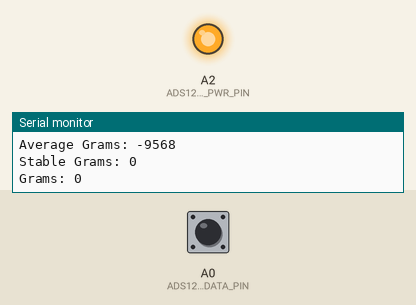
Bench run of a sketch on a simulated Arduino Uno, built with avr-gcc and run on an emulated ATmega328P. Shown: output pins drawn as LEDs (lit = HIGH), the last lines printed to the serial monitor. The inputs (shaded band) are chosen by the test bench; at power-on: A0 (ADS1231_DATA_PIN) HIGH.

Above: at 3.2 s.
At 8.8 s:
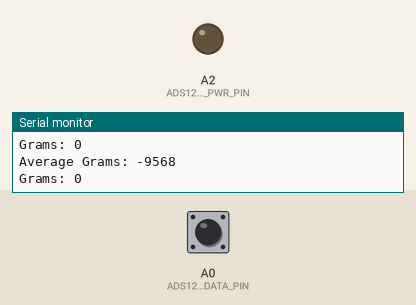
Timing chart, 0 to 14.6 s (numbered marks = the images above):
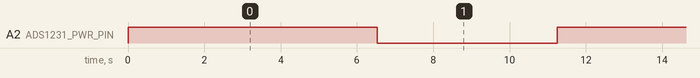

Measured:
- by itself, A2 (ADS1231_PWR_PIN): alternates HIGH for 6.5 s and LOW for 4.7 s

The sketch:

ADS1231_Loadcell.ino
```cpp
#include "ads1231.h"


void setup()
{
	Serial.begin(115200);
	while(!Serial);        // Ensure Serial is ready to go before anything happens in LOOM_DEBUG mode.
	Serial.println("Initialized Serial!\n");

	ads1231_init();

	Serial.println("Finished ADS1231 Init");


}


long raw_val;
int  grams;
int  stable_grams;
int  grams_no_block;
int  average_grams;

void loop()
{
	ads1231_powerup();

	for (int i= 0; i < 3; i++) {
		// ads1231_get_value(raw_val);
		// Serial.print("Raw Val: ");
		// Serial.println(raw_val);

		ads1231_get_grams(grams);
		Serial.print("Grams: ");
		Serial.println(grams);

		ads1231_get_average_grams(average_grams);
		Serial.print("Average Grams: ");
		Serial.println(average_grams);

		ads1231_get_stable_grams(stable_grams);
		Serial.print("Stable Grams: ");
		Serial.println(stable_grams);

		Serial.println();
		Serial.println();

		delay(500);
	}

	ads1231_powerdown();

	for (int i =0; i < 2; i++) {
		// ads1231_get_value(raw_val);
		// Serial.print("Raw Val: ");
		// Serial.println(raw_val);

		ads1231_get_grams(grams);
		Serial.print("Grams: ");
		Serial.println(grams);

		ads1231_get_average_grams(average_grams);
		Serial.print("Average Grams: ");
		Serial.println(average_grams);

		// ads1231_get_stable_grams(stable_grams);
		// Serial.print("Stable Grams: ");
		// Serial.println(stable_grams);

		Serial.println();
		Serial.println();

		delay(500);
	}

	delay(1000);
}
```

ads1231.cpp
```cpp
#include "ads1231.h"

unsigned long ads1231_last_millis = 0;
int ads1231_offset = ADS1231_OFFSET;


/*
 * Initialize the interface pins
 */
void ads1231_init(void)
{

	pinMode(ADS1231_PWR_PIN, OUTPUT);
	pinMode(ADS1231_CLK_PIN, OUTPUT);		// We send the clock
	// pinMode(ADS1231_DATA_PIN, INPUT);		// (32u4) ADS1231 sends the data
	pinMode(ADS1231_DATA_PIN, INPUT_PULLUP);		// (M0) ADS1231 sends the data

	digitalWrite(ADS1231_PWR_PIN, HIGH);	// Turn on
	digitalWrite(ADS1231_DATA_PIN, HIGH); 	// Enable pullup to get a consistent state in case of disconnect
	digitalWrite(ADS1231_CLK_PIN, 0);		// Set CLK low to get the ADS1231 out of suspend
}


void ads1231_powerup()
{
	Serial.println("Power Up ADS1231 ========================\n");
	digitalWrite(ADS1231_PWR_PIN, HIGH);	// Turn on
	delay(500);
}

void ads1231_powerdown()
{
	Serial.println("Power Down ADS1231 ========================\n");
	digitalWrite(ADS1231_PWR_PIN, LOW);	// Turn on
}


/*
 * Get the raw ADC value. Can block up to 100ms in normal operation.
 * Returns 0 on success, an error code otherwise (see ads1231.h)
 */
errv_t ads1231_get_value(long& val)
{
	int i=0;
	unsigned long start;

	/* A high to low transition on the data pin means that the ADS1231
	 * has finished a measurement (see datasheet page 13).
	 * This can take up to 100ms (the ADS1231 runs at 10 samples per
	 * second!).
	 * Note that just testing for the state of the pin is unsafe.
	 */
	start = millis();
	while (digitalRead(ADS1231_DATA_PIN) != HIGH)
	{
		if (millis() > start+150)
			return ADS1231_TIMEOUT_HIGH; // Timeout waiting for HIGH
	}
	start = millis();
	while (digitalRead(ADS1231_DATA_PIN) != LOW)
	{
		if (millis() > start+150)
			return ADS1231_TIMEOUT_LOW; // Timeout waiting for LOW
	}
	ads1231_last_millis = millis();

	// Read 24 bits
	for (i=23 ; i >= 0; i--) {
		digitalWrite(ADS1231_CLK_PIN, HIGH);
		val = (val << 1) + digitalRead(ADS1231_DATA_PIN);
		digitalWrite(ADS1231_CLK_PIN, LOW);
	}

	/* Bit 23 is acutally the sign bit. Shift by 8 to get it to the
	 * right position (31), divide by 256 to restore the correct value.
	 */
	val = (val << 8) / 256;

	/* The data pin now is high or low depending on the last bit that
	 * was read.
	 * To get it to the default state (high) we toggle the clock one
	 * more time (see datasheet page 14 figure 19).
	 */
	digitalWrite(ADS1231_CLK_PIN, HIGH);
	digitalWrite(ADS1231_CLK_PIN, LOW);

	return 0; // Success
}


/*
 * Get the weight in grams. Can block up to 100ms in normal
 * operation because the ADS1231 makes only 10 measurements per second.
 * Returns 0 on sucess, an error code otherwise (see errors.h)
 */
errv_t ads1231_get_grams(int& grams)
{
	int ret;
	long raw;
	grams = 0; // On error, grams should always be zero

	ret = ads1231_get_value(raw);

	if (ret != 0) return ret; // Scale error

	grams = raw/ADS1231_DIVISOR + ads1231_offset;

	return 0; // Success
}


/*
 * Get the weight in grams but measure often until the same weight is measured
 * for 3 three times.
 * Can block for longer if the weight on scale is not stable. Something similar
 * is implemented in Bottle::turn_to() (see parameter 'stable_weight') in order
 * to get a stable weight without blocking the movement of the bottle.
 *
 * Returns 0 on sucess, an error code otherwise (see errors.h)
 */
// errv_t ads1231_get_stable_grams(int& grams) {
// 	grams = 0; // needs to be 0 on error
// 	int i = 0;
// 	unsigned long start = millis();
// 	int weight_last, weight;
// 	RETURN_IFN_0(ads1231_get_grams(weight));
// 	while (i < 2) {
// 		delay(100); // TODO make this a constant in config.h
// 		weight_last = weight;
// 		RETURN_IFN_0(ads1231_get_grams(weight));
// 		// TODO maybe this would be more correct...? do we have abs?
// 		//if (abs((weight_last - weight) < WEIGHT_EPSILON)
// 		if (weight_last == weight) {
// 			// weight stable
// 			i++;
// 		} else {
// 			// weight not stable
// 			i = 0;
// 		}
// 		DEBUG_START();
// 		DEBUG_MSG("Not stable: ");
// 		DEBUG_VAL(weight);
// 		DEBUG_VAL(weight_last);
// 		DEBUG_END();

// 		if (millis() - start > ADS1231_STABLE_MILLIS) {
// 			return ADS1231_STABLE_TIMEOUT;
// 		}
// 	}
// 	grams = weight;
// 	return 0;
// }
errv_t ads1231_get_stable_grams(int& grams) {
	grams = 0; // needs to be 0 on error
	int i = 0;
	unsigned long start = millis();
	int weight_last, weight;

	RETURN_IFN_0(ads1231_get_grams(weight));
	while (i < 2) {
		delay(100); // TODO make this a constant in config.h
		weight_last = weight;
		RETURN_IFN_0(ads1231_get_grams(weight));
		// TODO maybe this would be more correct...? do we have abs?
		if ( abs(weight_last - weight) < WEIGHT_EPSILON ) {
		// if (weight_last == weight) {
			// weight stable
			i++;
		} else {
			// weight not stable
			i = 0;
		}
		DEBUG_START();
		DEBUG_MSG("Not stable: ");
		DEBUG_VAL(weight);
		DEBUG_VAL(weight_last);
		DEBUG_END();

		if (millis() - start > ADS1231_STABLE_MILLIS) {
			return ADS1231_STABLE_TIMEOUT;
		}
	}
	grams = weight;
	return 0;
}


// Takes 8 samples and averages them
errv_t ads1231_get_average_grams(int& grams) {
	long raw_tmp, raw_acc = 0;

	for (int i = 0; i < 8; i++) {
		ads1231_get_value(raw_tmp);
		raw_acc += raw_tmp;
	}

	if (raw_acc != 0) {
		grams = (raw_acc >> 3)/ADS1231_DIVISOR + ads1231_offset;
	} else {
		grams = 0;
	}

	return 0;
}


/**
 * Tare scale. Call this if there is nothing on scale to store offset and zero
 * current measured value.
 */
errv_t ads1231_tare(int& grams) {
	// get grams or return error immediately on error
	RETURN_IFN_0( ads1231_get_stable_grams(grams) );

	// success
	ads1231_offset += -grams;
	// EEPROM_write(ADS1231_OFFSET_EEPROM_POS, ads1231_offset);

	return 0;
}


/**
 * Get grams from scale if measurement fast enough, otherwise returns
 * with error ADS1231_WOULD_BLOCK. Should not block longer than 10ms.
 */
errv_t ads1231_get_noblock(int& grams) {
	 // ADS1231 supports 10 samples per second. That means after the last
	 // sample we need to wait 100ms. If 90ms passed already, it should be OK.
	unsigned long t = (millis() - ads1231_last_millis) % 100;
	if (t < 90) {
		return ADS1231_WOULD_BLOCK;
	}
	return ads1231_get_grams(grams);
}
```

ads1231.h
```cpp
/*
 * Library for the TI ADS1231 24-Bit Analog-to-Digital Converter
 */

#ifndef ADS1231_H
#define ADS1231_H

// #include "errors.h"


#include <Arduino.h>


// pull signal of power down pin low
// high to turn on
// pin A3


typedef unsigned char errv_t;


#define ADS1231_DATA_PIN A0
#define ADS1231_CLK_PIN  A1

#define ADS1231_PWR_PIN  A2

#define ADS1231_TARE 0


#define ADS1231_TIMEOUT_HIGH         101   // Timeout waiting for HIGH
#define ADS1231_TIMEOUT_LOW          100   // Timeout waiting for LOW
#define ADS1231_WOULD_BLOCK          102   // weight not measured, measuring takes too long
#define ADS1231_STABLE_TIMEOUT       103   // weight not stable within timeout

// ADC counts per milligram
#define ADS1231_DIVISOR  6.6
#define ADS1231_OFFSET -27.2727272727


// Zero offset, grams
// How to calibrate using a weight (in grams) and the measured raw value
// as returned by ads1231_get_value():
// raw1    = -159119.02777777778
// weight1 = 0.
// raw2    = 761393.42307692312
// weight2 = 679.2
// ADS1231_DIVISOR = (raw1 - raw2) / (weight1 - weight2)
// ADS1231_OFFSET  = weight1 - (raw1 * (weight1 - weight2)) / (raw1 - raw2)

// raw1    = 180
// weight1 = 0
// raw2    = 1500
// weight2 = 200

// divisor = (180 - 1500) / (0 - 200) = 6.6
// offset = 0 - (180 * (0 - 200) ) / (180 - 1500) = -27.2727272727

#define ADS1231_STABLE_MILLIS 5000
#define ADS1231_GET_STABLE_INTERVAL 100
#define WEIGHT_EPSILON 3


#define RETURN_IFN_0(code) do { \
								errv_t ret_RETURN_IFN_0 = code; \
								if (ret_RETURN_IFN_0 != 0)   \
									return ret_RETURN_IFN_0; \
							  } while(0)


#define DEBUG_START() Serial.print("DEBUG     ")
#define DEBUG_END() Serial.println()

#define DEBUG_MSG(msg) Serial.print(msg)
#define DEBUG_VAL(val) do { Serial.print(#val); \
							Serial.print(": "); \
							Serial.print(val);  \
							Serial.print(", "); \
						  } while (0)

#define DEBUG_MSG_LN(msg) do { DEBUG_START(); \
							   Serial.println(msg); \
							 } while (0)
#define DEBUG_VAL_LN(val) do { DEBUG_START(); \
							   DEBUG_VAL(val); \
							   DEBUG_END(); \
							 } while (0)

#define MSG(msg) Serial.println(msg)

#define ERROR(msg) do { Serial.print("ERROR "); \
                        Serial.print(msg); \
                        Serial.println(" "); \
                      } while (0)


extern unsigned long ads1231_last_millis;
extern int ads1231_offset;


void   ads1231_init(void);

void ads1231_powerup();
void ads1231_powerdown();

errv_t ads1231_get_value(long& val);
errv_t ads1231_get_grams(int& grams);
errv_t ads1231_get_stable_grams(int& grams);

errv_t ads1231_get_average_grams(int& grams);

errv_t ads1231_get_noblock(int& grams);
errv_t ads1231_tare(int& grams);


#endif // of #ifndef ADS1231_H
```
